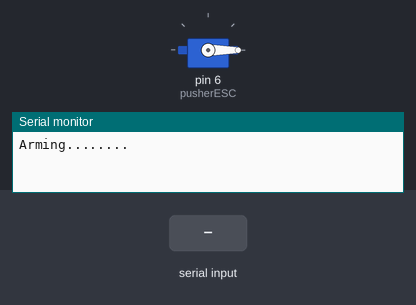
This sketch was run on a simulated Arduino Uno, built with avr-gcc and run on an emulated ATmega328P. On the bench: servo, the last lines printed to the serial monitor. Inputs (shaded band) come from the test bench.

Above: at 3.2 s.
3.3 s: "90,45\n" received over Serial
At 4.9 s:
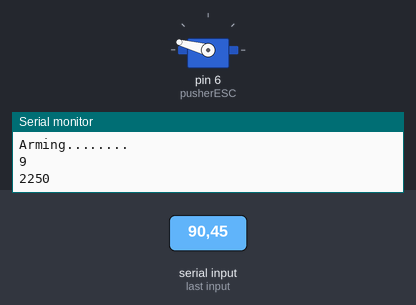
5.8 s: "30,150\n" received over Serial
At 8.0 s:
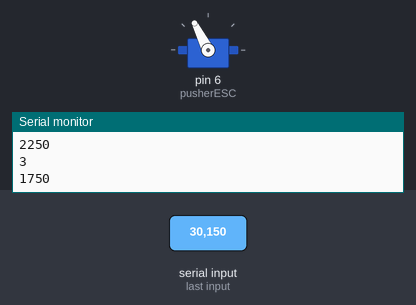
8.3 s: "5\n" received over Serial
At 9.8 s:
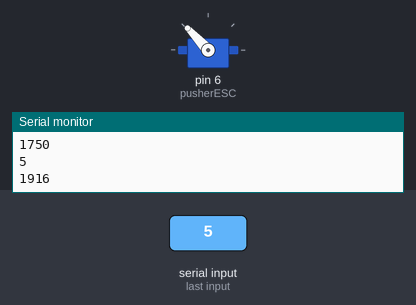
10.8 s: "90\n" received over Serial
At 12.9 s:
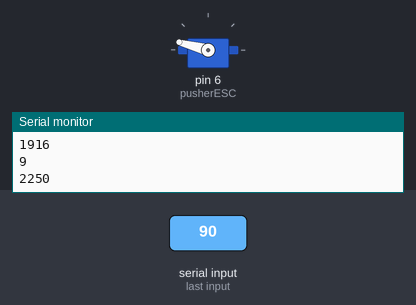
Timing chart, 0 to 14.3 s (numbered marks = the images above; inputs shaded):
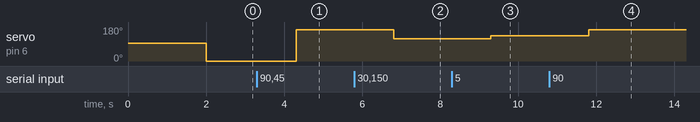

The sketch:

TST_Fish_set_speed_level_testing.ino
```cpp
#include <Servo.h>

long int counter = 0;
const long int ticRatioMainMotor = 6000;
float rel_angle = 0;
volatile long int pos_Main=0;
#define ENCA 5 // YELLOW
#define ENCB 2 // WHITE
bool flag = true;
int idx = 0;
char cmd = '0';
int power = 0; //0-9
int turning = 0;//7-9
int throttle = 0;
Servo   pusherESC;

#define THROTTLE_MIN        1500
#define THROTTLE_MAX        2000
#define THROTTLE_BRAKE       1000

void setup() {
  // put your setup code here, to run once:
  Serial.begin(9600);

  // Attach the relative encoder to the ISR
  pinMode(ENCA,INPUT_PULLUP);
  pinMode(ENCB,INPUT_PULLUP);
  attachInterrupt( digitalPinToInterrupt(ENCA), readEncoder_Main, RISING);
  pusherESC.attach(6);
  pusherESC.writeMicroseconds(THROTTLE_MIN);//calibration
  Serial.println("Arming........");   // just some display message
  delay(2000);

}

void loop() {
  int j = 1;
  // put your main code here, to run repeatedly:
   //cmd = "00";
   int tem = pos_Main % 867 + 1;
   // mapping

   //Serial.println(pos_Main);
    if(Serial.available() > 1)
    {
      cmd = Serial.read();
      idx = cmd - '0';
      Serial.println(idx);
      Serial.readString(); // clear buffer
      throttle = map(idx,0,6,1500,2000);
      Serial.println(throttle);
    }

    if (Serial.available()>10){ // clear buffer
      while (Serial.available()>0){
        Serial.read();
      }
    }

   pusherESC.writeMicroseconds(throttle);


}


void readEncoder_Main(){
 int b_A = digitalRead(ENCB);
  if(b_A > 0){
    pos_Main--;
  }
  else{
    pos_Main++;
    }
}
```

Measured:
- after the input at 3.3 s, servo on pin 6 (pusherESC): 0° → 165° after 1.0 s
- after the input at 5.8 s, servo on pin 6 (pusherESC): 165° → 117° after 1.0 s
- after the input at 8.3 s, servo on pin 6 (pusherESC): 117° → 133° after 1.0 s
- after the input at 10.8 s, servo on pin 6 (pusherESC): 133° → 165° after 1.0 s
